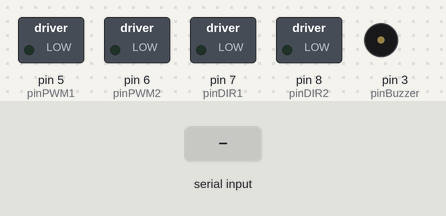
Simulated run of this sketch. Board: Arduino Uno, built with avr-gcc and run on an emulated ATmega328P. Shown: switched loads named in the sketch (green lamp = pin HIGH), buzzer (waves = sounding). The test bench sets the inputs (shaded band). What the sketch prints to the serial monitor is not drawn.

Above: at 1.5 s.
1.6 s: "w" received over Serial
At 3.9 s:
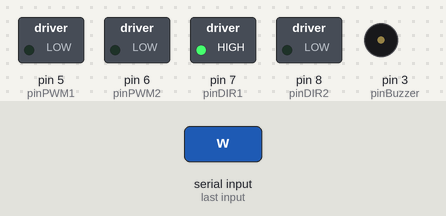
4.6 s: "x" received over Serial
At 7.3 s:
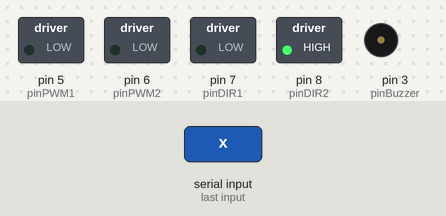
7.6 s: "a" received over Serial
At 7.83 s:
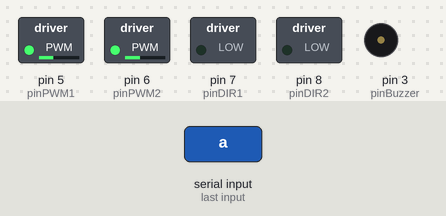
9.5 s: "d" received over Serial
At 11.0 s:
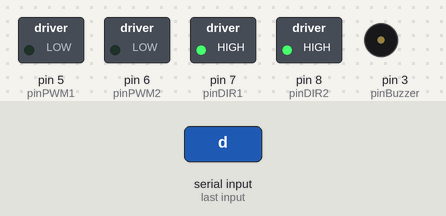
Timing chart, 0 to 12.4 s (numbered marks = the images above; inputs shaded):
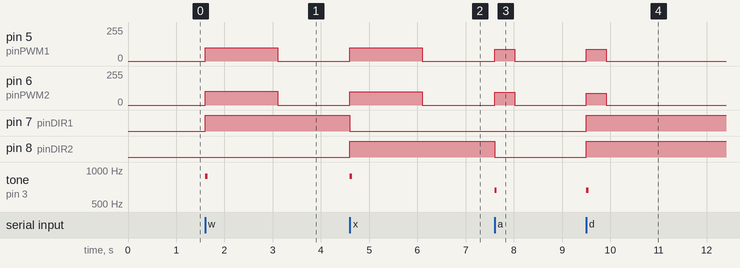

Measured:
- after the input at 1.6 s, pin 5 (pinPWM1): 0/255 → 100/255 at once, → 0/255 1.5 s later; pin 6 (pinPWM2): 0/255 → 104/255 at once, → 0/255 1.5 s later; pin 7 (pinDIR1): LOW → HIGH at once; tone on pin 3 (pinBuzzer): silent → 880 Hz at once, → silent 0.05 s later
- after the input at 4.6 s, pin 5 (pinPWM1), pin 6 (pinPWM2): 0/255 → 100/255 at once, → 0/255 1.5 s later; pin 7 (pinDIR1): HIGH → LOW at once; pin 8 (pinDIR2): LOW → HIGH at once; tone on pin 3 (pinBuzzer): silent → 880 Hz at once, → silent 0.05 s later
- after the input at 7.6 s, pin 5 (pinPWM1): 0/255 → 90/255 at once, → 0/255 0.42 s later; pin 6 (pinPWM2): 0/255 → 94/255 at once, → 0/255 0.42 s later; pin 8 (pinDIR2): HIGH → LOW at once; tone on pin 3 (pinBuzzer): silent → 660 Hz at once, → silent 0.05 s later
- after the input at 9.5 s, pin 5 (pinPWM1), pin 6 (pinPWM2): 0/255 → 90/255 at once, → 0/255 0.42 s later; pin 7 (pinDIR1), pin 8 (pinDIR2): LOW → HIGH at once; tone on pin 3 (pinBuzzer): silent → 660 Hz at once, → silent 0.05 s later

The sketch:

MotorTurnTuner.ino
```cpp
/****************************************************************
 * Jellibi AGV - 모터/회전 보정용 임시 코드 (Motor & Turn Tuner)
 *   · 시리얼 모니터(9600)에서 키를 보내 동작 실행 + 값 조정
 *   · drive() 로직이 베이스와 동일 → 찾은 값 그대로 복사
 *
 * [명령] (시리얼 모니터 입력창에 글자 전송)
 *   w 전진(직진 테스트)   x 후진      s 즉시 정지
 *   a 좌회전(90도 확인)   d 우회전(90도 확인)   h 180도 회전
 *   1/2 : 모터파워 -5 / +5
 *   3/4 : 우모터보정 Power2RatioF -0.01 / +0.01   ← 직진 보정 핵심
 *   5/6 : 90도 회전시간 -10 / +10 ms
 *   7/8 : 180도 회전시간 -10 / +10 ms
 *   9/0 : 회전파워 -5 / +5
 *   p   : 현재 설정값 출력
 *
 * [보정 순서]
 *   ① 모터파워: w 전진하며 1/2 로 적당한 속도 (너무 느려 안 가면 ↑)
 *   ② 직진보정: w 전진 → 오른쪽으로 휘면 4(↑), 왼쪽으로 휘면 3(↓) → 직진될 때까지
 *   ③ 90도:    a / d → 덜 돌면 6(시간↑), 더 돌면 5(시간↓)
 *   ④ 180도:   h    → 덜 돌면 8(↑), 더 돌면 7(↓)
 *   ⑤ p 로 최종값 확인 → JellibiAGV_Base.ino 에 입력
 ****************************************************************/

//===== 핀 (Jellibi_AGV2_강의안.pdf) =====
#define pinBuzzer  3
#define pinPWM1    5   // 좌 모터 속도
#define pinPWM2    6   // 우 모터 속도
#define pinDIR1    7   // 좌 모터 방향
#define pinDIR2    8   // 우 모터 방향

#define FORWARD  0
#define BACKWARD 1

//===== 조정 대상 값 (초기값 = 현재 베이스 값) =====
int   motorPower   = 100;    // basePower
float Power1RatioF = 1.00;   // 좌 모터 보정
float Power2RatioF = 1.05;   // 우 모터 보정 (직진 보정 주 노브)
int   turnPower    = 90;     // turnPower
int   turnTime90   = 420;    // leftTurnTime / rightTurnTime
int   turnTime180  = 840;    // halfTurnTime

int   forwardTestTime = 1500; // 전/후진 테스트 지속(ms)

//===== drive (베이스와 동일 로직) =====
void drive(int dir1, int power1, int dir2, int power2) {
  boolean hl1, hl2;
  int p1, p2;
  if (dir1 == FORWARD) { hl1 = HIGH; p1 = power1 * Power1RatioF; }
  else                 { hl1 = LOW;  p1 = power1; }
  if (dir2 == FORWARD) { hl2 = LOW;  p2 = power2 * Power2RatioF; }
  else                 { hl2 = HIGH; p2 = power2; }
  p1 = constrain(p1, 0, 255);
  p2 = constrain(p2, 0, 255);
  digitalWrite(pinDIR1, hl1); analogWrite(pinPWM1, p1);
  digitalWrite(pinDIR2, hl2); analogWrite(pinPWM2, p2);
}
void Stop() { analogWrite(pinPWM1, 0); analogWrite(pinPWM2, 0); }
void beep(int f, int t) { tone(pinBuzzer, f, t); }

void printSettings() {
  Serial.println(F("---- 현재 설정 (베이스에 복사) ----"));
  Serial.print(F("  basePower    = ")); Serial.println(motorPower);
  Serial.print(F("  Power1RatioF = ")); Serial.println(Power1RatioF);
  Serial.print(F("  Power2RatioF = ")); Serial.println(Power2RatioF);
  Serial.print(F("  turnPower    = ")); Serial.println(turnPower);
  Serial.print(F("  leftTurnTime = rightTurnTime = ")); Serial.println(turnTime90);
  Serial.print(F("  halfTurnTime = ")); Serial.println(turnTime180);
  Serial.println(F("-----------------------------------"));
}

void setup() {
  Serial.begin(9600);
  pinMode(pinBuzzer, OUTPUT);
  pinMode(pinDIR1, OUTPUT); pinMode(pinPWM1, OUTPUT);
  pinMode(pinDIR2, OUTPUT); pinMode(pinPWM2, OUTPUT);
  Stop();

  Serial.println(F("=== Motor & Turn Tuner ==="));
  Serial.println(F("w전진 x후진 s정지 | a좌90 d우90 h180"));
  Serial.println(F("1/2파워  3/4직진보정  5/6 90도시간  7/8 180도시간  9/0회전파워  p출력"));
  printSettings();
}

void loop() {
  if (!Serial.available()) return;
  char c = Serial.read();

  switch (c) {
    // --- 동작 ---
    case 'w': Serial.println(F(">> 전진")); beep(880, 50);
              drive(FORWARD, motorPower, FORWARD, motorPower);
              delay(forwardTestTime); Stop(); break;
    case 'x': Serial.println(F(">> 후진")); beep(880, 50);
              drive(BACKWARD, motorPower, BACKWARD, motorPower);
              delay(forwardTestTime); Stop(); break;
    case 's': Stop(); Serial.println(F(">> 정지")); break;
    case 'a': Serial.println(F(">> 좌회전 90")); beep(660, 50);
              drive(BACKWARD, turnPower, FORWARD, turnPower);
              delay(turnTime90); Stop(); break;
    case 'd': Serial.println(F(">> 우회전 90")); beep(660, 50);
              drive(FORWARD, turnPower, BACKWARD, turnPower);
              delay(turnTime90); Stop(); break;
    case 'h': Serial.println(F(">> 180 회전")); beep(440, 50);
              drive(BACKWARD, turnPower, FORWARD, turnPower);
              delay(turnTime180); Stop(); break;

    // --- 값 조정 ---
    case '1': motorPower   -= 5;    printSettings(); break;
    case '2': motorPower   += 5;    printSettings(); break;
    case '3': Power2RatioF -= 0.01; printSettings(); break;
    case '4': Power2RatioF += 0.01; printSettings(); break;
    case '5': turnTime90   -= 10;   printSettings(); break;
    case '6': turnTime90   += 10;   printSettings(); break;
    case '7': turnTime180  -= 10;   printSettings(); break;
    case '8': turnTime180  += 10;   printSettings(); break;
    case '9': turnPower    -= 5;    printSettings(); break;
    case '0': turnPower    += 5;    printSettings(); break;
    case 'p': printSettings(); break;

    default: break;  // 개행문자 등 무시
  }
}
```
